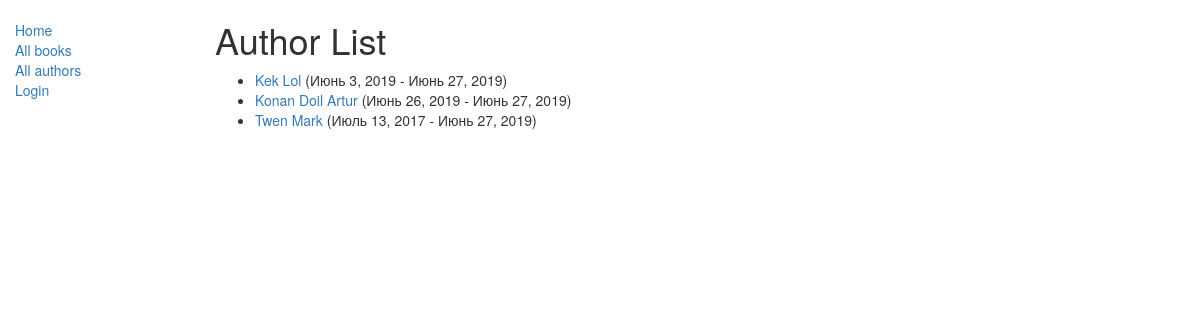
The app's page /catalog/authors/, older data.
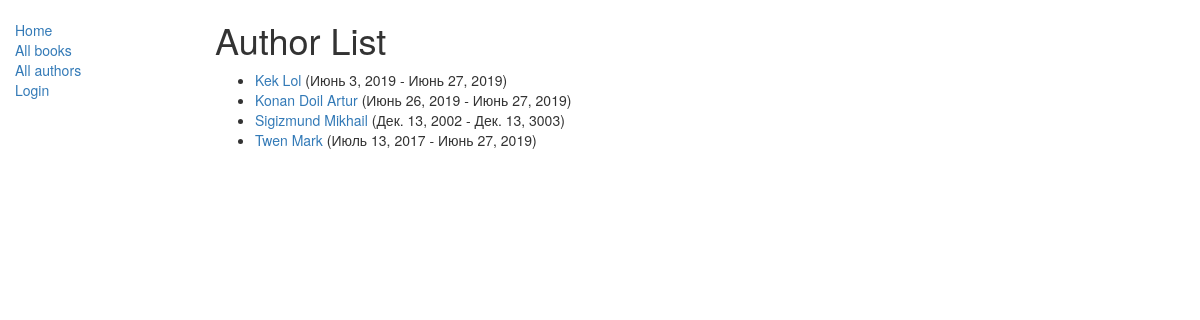
The same page, newer data.
### catalog/models.py (models this page shows, shortened)
class Author(models.Model):
    first_name = models.CharField(max_length=100)
    last_name = models.CharField(max_length=100)
    date_of_birth = models.DateField(null=True, blank=True)
    date_of_death = models.DateField('Died', null=True, blank=True)
    def get_absolute_url(self):
        return reverse('author-detail', args=[str(self.id)])
    class Meta:
        ordering = ['last_name']

### catalog/views.py (the view, shortened to what this page needs)
class AuthorListView(generic.ListView):
	model = Author
	paginate_by = 10

### catalog/templates/catalog/author_list.html
{% extends "base_generic.html" %}
{% block content %}
    <h1>Author List</h1>
    {% if author_list %}
    <ul>
      {% for author in author_list %}
      <li>
        <a href="{{ author.get_absolute_url }}">{{ author.last_name }} {{author.first_name}}</a> ({{author.date_of_birth}} - {{author.date_of_death}})
      </li>
      {% endfor %}
    </ul>
    {% else %}
      <p>There are no authors in the library.</p>
    {% endif %}
{% endblock %}

Row changes from the older to the newer data that the page shows:
added Author: last_name "Sigizmund", first_name "Mikhail", date_of_birth "Дек. 13, 2002", date_of_death "Дек. 13, 3003"
